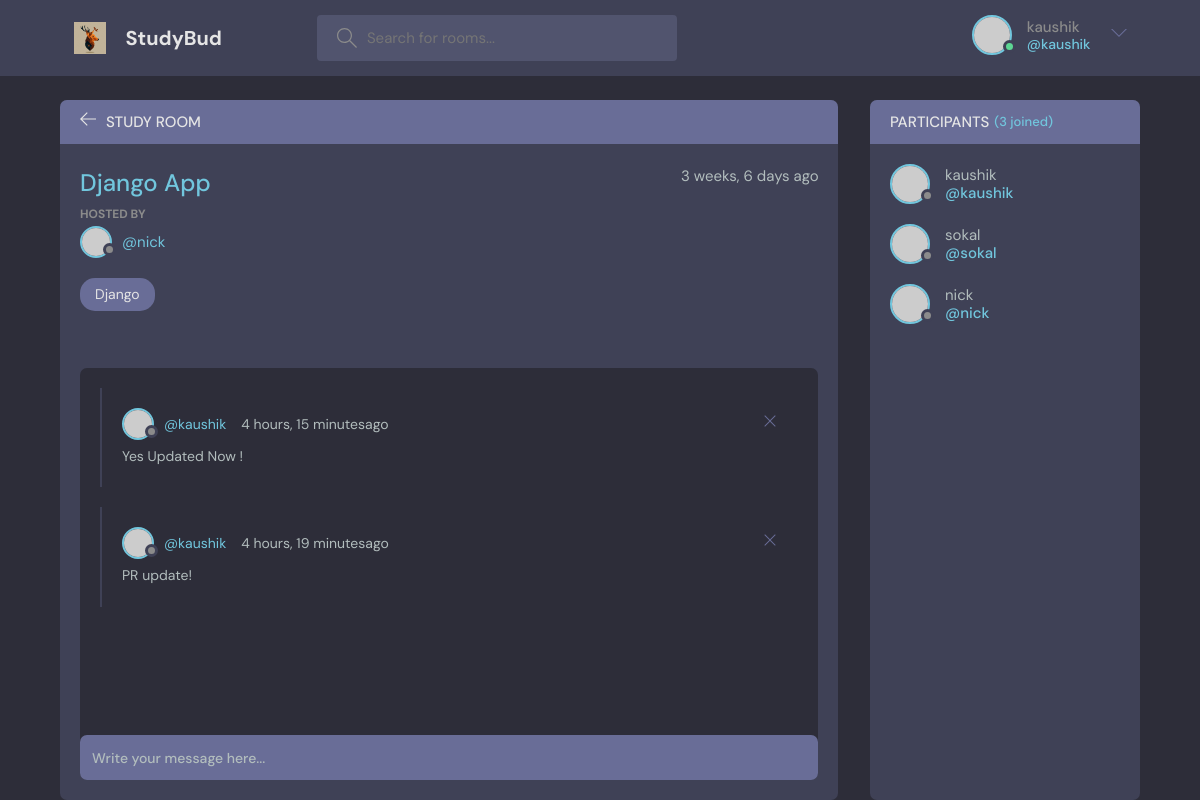
The app's page /room/9/ (signed in) with its own data.
### base/models.py (models this page shows, shortened)
class Room(models.Model):
    host = models.ForeignKey(User,on_delete=models.SET_NULL , null=True)
    topic = models.ForeignKey(Topic ,on_delete=models.SET_NULL ,null=True)
    name = models.CharField(max_length=200)
    description = models.TextField(null=True,blank=True)
    participants = models.ManyToManyField(User,related_name='participants',blank=True)
    updated = models.DateTimeField(auto_now=True)
    created = models.DateTimeField(auto_now_add=True)
    class Meta:
        ordering = ['-updated','-created' ]

class Topic(models.Model):
    namee = models.CharField(max_length=200)

class Meassage(models.Model):
    user = models.ForeignKey(User, on_delete=models.CASCADE)
    room = models.ForeignKey(Room, on_delete=models.CASCADE)
    body = models.TextField()
    updated = models.DateTimeField(auto_now = True)
    created = models.DateTimeField(auto_now_add = True)
    class Meta:
        ordering = ['-updated','-created']

### base/views.py (the view, shortened to what this page needs)
# urls.py: path('room/<str:pk>/',views.room, name ="room"),
def room(request , pk ):
    var_room = Room.objects.get(id=pk)
    room_messages = var_room.meassage_set.all()# This is related manager for foreign key(meassage_set)
    room_participants = var_room.participants.all()
    context = {'var_room': var_room, 'room_messages':room_messages,'room_participants':room_participants}
    return render(request, 'base/room.html',context)

### base/templates/base/room.html (shortened to what this page needs)
{% extends 'main.html' %}
{% block content %}
    <main class="profile-page layout layout--2">
      <div class="container">
        <div class="room">
          <div class="room__top">
            <div class="room__topLeft">
              <a href="{% url 'home' %}">
                <svg version="1.1" xmlns="http://www.w3.org/2000/svg" width="32" height="32" viewBox="0 0 32 32">
                  <title>arrow-left</title>
                  <path
                    d="M13.723 2.286l-13.723 13.714 13.719 13.714 1.616-1.611-10.96-10.96h27.625v-2.286h-27.625l10.965-10.965-1.616-1.607z"
                  ></path>
                </svg>
              </a>
              <h3>Study Room</h3>
            </div>
          </div>
          <div class="room__box scroll">
            <div class="room__header scroll">
              <div class="room__info">
                <h3>{{var_room.name}}</h3>
                <span>{{var_room.created|timesince}} ago </span>
              </div>
              <div class="room__hosted">
                <p>Hosted By</p>
                <a href="{% url 'user-profile' var_room.host.id %}" class="room__author">
                  <div class="avatar avatar--small">
                    <img src="https://randomuser.me/api/portraits/men/37.jpg" />
                  </div>
                  <span>@{{var_room.host.username}}</span>
                </a>
              </div>
              <span class="room__topics">{{var_room.topic.namee}}</span>
            </div>
            <div class="room__conversation">
              <div class="threads scroll">
                {% for i in room_messages %}
                <div class="thread">
                  <div class="thread__top">
                    <div class="thread__author">
                      <a href="{% url 'user-profile' i.user.id %}" class="thread__authorInfo">
                        <div class="avatar avatar--small">
                          <img src="https://randomuser.me/api/portraits/men/37.jpg" />
                        </div>
                        <span>@{{i.user.username}}</span>
                      </a>
                      <span class="thread__date">{{i.created|timesince}}ago</span>
                    </div>
                    {% if i.user == request.user %}
                    <a href="{% url 'delete-message' i.id %}">
                    <div class="thread__delete">
                      <svg version="1.1" xmlns="http://www.w3.org/2000/svg" width="32" height="32" viewBox="0 0 32 32">
                        <title>remove</title>
                        <path
                          d="M27.314 6.019l-1.333-1.333-9.98 9.981-9.981-9.981-1.333 1.333 9.981 9.981-9.981 9.98 1.333 1.333 9.981-9.98 9.98 9.98 1.333-1.333-9.98-9.98 9.98-9.981z"
                        ></path>
                      </svg>
                    </div>
                  </a>
                  {% endif %}
                  </div>
                  <div class="thread__details">
                  <P>{{i.body}}</P>
                  </div>
                </div>
                {% endfor %}
              </div>
            </div>
          </div>
          {% if request.user.is_authenticated %}
          <div class="room__message">
            <form method="POST" action="">
            <input type="text" name="body" placeholder="Write your message here..." />
          </form>
          </div>
          {% endif %}
        </div>
        <div class="participants">
          <h3 class="participants__top">Participants <span>({{room_participants.count}} joined)</span></h3>
          <div class="participants__list scroll">
            {% for i in room_participants %}
            <a href="{% url 'user-profile' i.id %}" class="participant">
              <div class="avatar avatar--medium">
                <img src="https://randomuser.me/api/portraits/men/37.jpg" />
              </div>
              <p>
                {{i.username}}
                <span>@{{i.username}}</span>
              </p>
            </a>
            {% endfor %}
          </div>
        </div>
      </div>
    </main>
{% endblock %}

### templetes/navbar.html (shortened to what this page needs)
{% load static %}
<header class="header header--loggedIn">
    <div class="container">
      <a href="{% url 'home' %}"  class="header__logo">
        <img src="{% static 'images/logo2.jpg' %}" />
        <h1>StudyBud</h1>
      </a>
      {% if request.user.is_authenticated %}
      <form class="header__search" method="GET" action="{% url 'home' %}">
        <label>
          <input name="q" placeholder="Search for rooms..." />
        </label>
      </form>
      {% endif %}
      <nav class="header__menu">
        {% if request.user.is_authenticated %}
        <div class="header__user">
          <a href="{% url 'user-profile' user.id  %}">
            <div class="avatar avatar--medium active">
              <img src="https://randomuser.me/api/portraits/men/37.jpg" />
            </div>
            <p>{{request.user}}<span>@{{request.user}}</span></p>
          </a>
          <button class="dropdown-button">
            <svg version="1.1" xmlns="http://www.w3.org/2000/svg" width="32" height="32" viewBox="0 0 32 32">
              <title>chevron-down</title>
              <path d="M16 21l-13-13h-3l16 16 16-16h-3l-13 13z"></path>
            </svg>
          </button>
        </div>
        {% else %}
         <a href="{% url 'login' %}">
          <img src="{% static 'images/avatar2.png' %}" />
          <p>Login</p>
        </a>
        {% endif %}
      </nav>
    </div>
  </header>

### records on screen
Room: name "Django App", created "3 weeks, 6 days", host.username "nick", topic.namee "Django"
Meassage: user.username "kaushik", created "4 hours, 15 minutes", body "Yes Updated Now !"
Meassage: user.username "kaushik", created "4 hours, 19 minutes", body "PR update!"

### other values on screen
{{ request.user }} "kaushik"
{{ room_participants.count }} "3"
{{ i.username }} "kaushik"
{{ i.username }} "sokal"
{{ i.username }} "nick"
